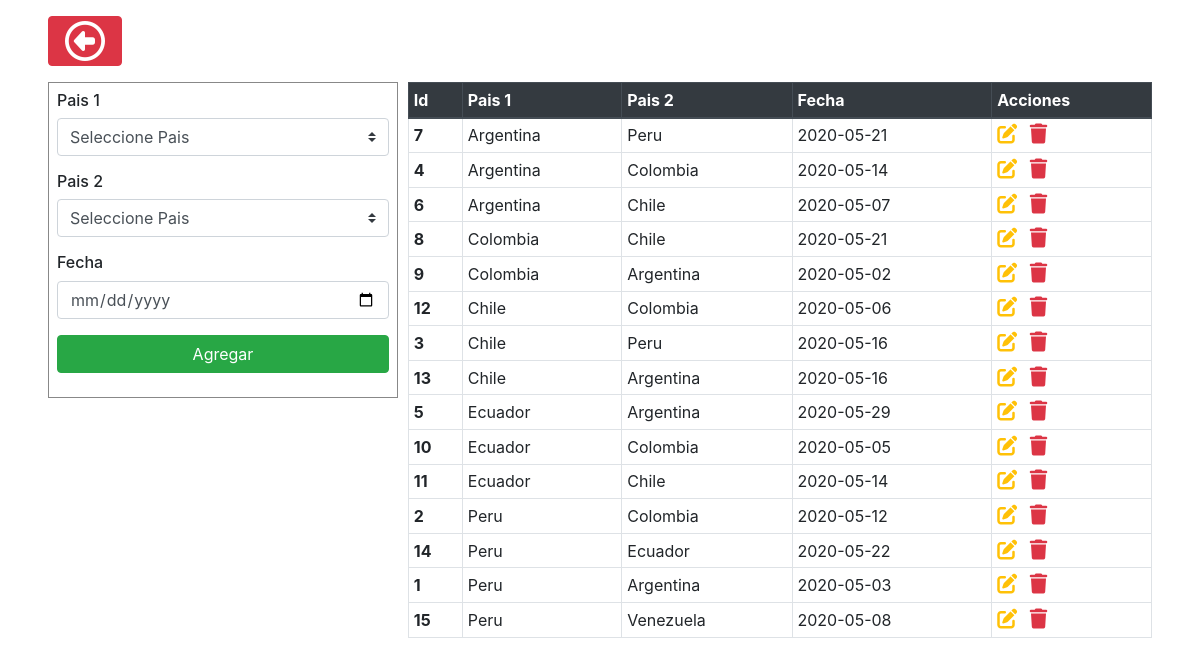
Screenshot of /diplomaticas.php (signed in) with the database file from the repository.
### tables this page shows
CREATE TABLE `relaciones` (
  `id` int(11) NOT NULL,
  `id_pais1` int(11) NOT NULL,
  `id_pais2` int(11) NOT NULL,
  `fecha_relacion` date NOT NULL
);

CREATE TABLE `paises` (
  `id` int(11) NOT NULL,
  `pais` varchar(50) NOT NULL
);

### diplomaticas.php (the view, shortened to what this page needs)
<?php
require('crud.php');
?>
<!DOCTYPE html>
<html lang="en">
<head>
    <link rel="stylesheet" href="css/bootstrap.min.css">
    <link rel="stylesheet" href="css/formularios.css">
</head>
<body>
    <main>
    <a href="opciones.php" class="btn btn-danger ml-5 mt-3 p-0"><i class="far fa-arrow-alt-circle-left h1 mt-1 mb-1 ml-3 mr-3"></i></a>
        <div class="registro-tabla mt-3 ml-5 mr-5">
            <div class="contenedor-form">
                <form class="p-2" method="POST">
                    <div class="form-group">
                        <h6>Pais 1</h6>
                        <select class="custom-select form-control" name="pais1" id="pais1">
                            <?php if(isset($_GET['editarRe'])){?>
                                <option value="<?php echo $getROW[3]?>"><?php echo "Editar: $getROW[1]";?></option>
                            <?php } else {?>
                                <option value="0">Seleccione Pais</option>
                            <?php }
                            ?>
                        </select>
                    </div>
                    <div class="form-group">
                        <h6>Pais 2</h6>
                        <select name="pais2" id="pais2" class="custom-select form-control">
                        <?php if(isset($_GET['editarRe'])){
                            $resultados_editar = $MySQLiconn->query("SELECT id, pais FROM paises WHERE id != all(SELECT id_pais2 FROM relaciones WHERE id_pais1 =".$getROW[3].") AND id != ".$getROW[3]);
                            echo "<option value = ".$getROW[3].">".$getROW[2]."</option>";
                            while($row = $resultados_editar ->fetch_array()){
                                $html = $html."<option value= ".$row[0].">".$row[1]."</option>";
                            }
                            echo $html;
                            ?>
                        <?php } else {?>
                            <option value="0">Seleccione Pais</option>
                        <?php } ?>
                        </select>
                    </div>
                    <div class="form-group">
                        <h6>Fecha</h6>
                        <input type="date" name="fecha" class="w-100 form-control" value="<?php if(isset($_GET['editarRe'])){echo "$getROW[5]";} ?>">
                    </div>
                    <div class="form-group">
                    <?php if(isset($_GET['editarRe'])){?>
                        <input type="submit" value="Editar" name="EditarRelacion" class="btn btn-success w-100">
                    <?php }else{?>
                        <input type="submit" value="Agregar" name="AgregarRelacion" class="btn btn-success w-100">
                    <?php }?>
                    </div>
                </form>
            </div>
            <table class="table table-bordered table-sm">
                <thead class="thead-dark table-bordered">
                  <tr>
                    <th scope="col">Id</th>
                    <th scope="col">Pais 1</th>
                    <th scope="col">Pais 2</th>
                    <th scope="col">Fecha</th>
                    <th scope="col" colspan="2">Acciones</th>
                  </tr>
                </thead>
                <tbody class="table-bordered">
                <?php
                    $res=$MySQLiconn->query('SELECT r.id, p1.pais, p2.pais, r.fecha_relacion FROM relaciones r JOIN paises p1 ON r.id_pais1 = p1.id JOIN paises p2 ON r.id_pais2 = p2.id ORDER BY p1.pais;');
                    while($row=$res->fetch_array()){
                    ?>
                    <tr>
                    <th scope="row"><?php echo $row[0]; ?></th>
                    <td><?php echo $row[1]; ?></td>
                    <td><?php echo $row[2]; ?></td>
                    <td><?php echo $row[3]; ?></td>
                    <td><a href="?editarRe=<?php echo $row[0]; ?>"><i class="fas fa-edit h5 mb-0 mr-2 text-warning"></i></a>
                    <a href="?eliminarRe=<?php echo $row[0]; ?>"><i class="fas fa-trash h5 mb-0 text-danger"></i></a></td>
                    </tr>
                    <?php } ?>
                </tbody>
            </table>
        </div>
    </main>
</body>
</html>

### css/formularios.css (style rules this page uses)
form { border: 1px solid rgb(136, 136, 136); width: 100%; }
@media (min-width:720px) { .registro-tabla { display: flex; } }
@media (min-width:720px) { .contenedor-form { margin-right: 5px; width: 100%; max-width: 350px; } }
@media (min-width:720px) { table { margin-left: 5px; } }

### rows the page displays
relaciones: id "7", id_pais1.pais "Argentina", paises.pais "Peru", fecha_relacion "2020-05-21"
relaciones: id "4", id_pais1.pais "Argentina", paises.pais "Colombia", fecha_relacion "2020-05-14"
relaciones: id "6", id_pais1.pais "Argentina", paises.pais "Chile", fecha_relacion "2020-05-07"
relaciones: id "8", id_pais1.pais "Colombia", paises.pais "Chile", fecha_relacion "2020-05-21"
relaciones: id "9", id_pais1.pais "Colombia", paises.pais "Argentina", fecha_relacion "2020-05-02"
relaciones: id "12", id_pais1.pais "Chile", paises.pais "Colombia", fecha_relacion "2020-05-06"
relaciones: id "3", id_pais1.pais "Chile", paises.pais "Peru", fecha_relacion "2020-05-16"
relaciones: id "13", id_pais1.pais "Chile", paises.pais "Argentina", fecha_relacion "2020-05-16"
relaciones: id "5", id_pais1.pais "Ecuador", paises.pais "Argentina", fecha_relacion "2020-05-29"
relaciones: id "10", id_pais1.pais "Ecuador", paises.pais "Colombia", fecha_relacion "2020-05-05"
relaciones: id "11", id_pais1.pais "Ecuador", paises.pais "Chile", fecha_relacion "2020-05-14"
relaciones: id "2", id_pais1.pais "Peru", paises.pais "Colombia", fecha_relacion "2020-05-12"
relaciones: id "14", id_pais1.pais "Peru", paises.pais "Ecuador", fecha_relacion "2020-05-22"
relaciones: id "1", id_pais1.pais "Peru", paises.pais "Argentina", fecha_relacion "2020-05-03"
relaciones: id "15", id_pais1.pais "Peru", paises.pais "Venezuela", fecha_relacion "2020-05-08"
